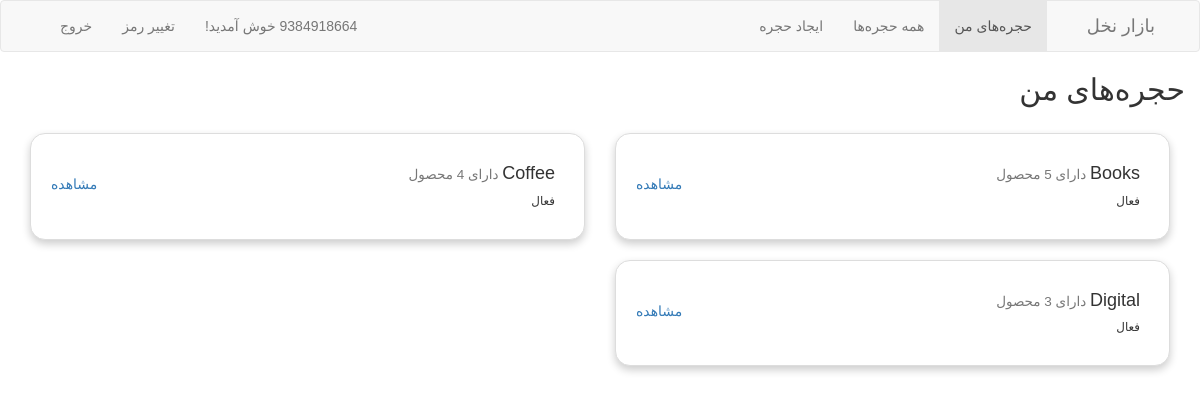
Page /accounts/dashboard/ (signed in) on the committed database.
### market/models.py (models this page shows, shortened)
class Market(models.Model):
    class Meta:
        verbose_name = _('حجره')
        verbose_name_plural = _('حجره‌ها')
    name = models.SlugField(max_length=100, verbose_name=_('نام'), unique=True)
    user = models.ForeignKey(User, on_delete=models.SET_NULL,
                             null=True, verbose_name=_('کاربر'), related_name='markets')
    status = models.CharField(max_length=8, choices=Status.choices,
                              default=Status.ACTIVE, verbose_name=_('وضعیت'))
    objects = models.Manager()
    markets = MarketManager()

### accounts/views.py (the view)
# urls.py: path('dashboard/', views.dashboard, name='accounts_dashboard'),
@login_required
def dashboard(request):
    return render(request, 'dashboard.html')

### accounts/templates/dashboard.html (shortened to what this page needs)
{% load static %}
<!DOCTYPE html>
<html lang="fa" dir="rtl">
<head>
    <link rel="stylesheet" href="{% static 'bootstrap.min.css' %}" type="text/css">
    <link rel="stylesheet" href="{% static 'style.css' %}" type="text/css">
</head>
<body>
    {% include 'header.html' %}
    <div class="container">
        <div class="row">
            <div class="col-xl-12">
                <h2>حجره‌های من</h2>
                <br>
                {% for market in request.user.markets.all %}
                <div class="col-md-6 pull-right">
                    <div class="thumbnail">
                        <div class="caption pull-right">
                            <h4>{{market.name}}<small> دارای {{market.products.all|length}} محصول</small></h4>
                            <small>{{market.get_status_display}}</small>
                        </div>
                        <div class="pull-left action">
                            <a href="{% url 'view_market' market.name %}">مشاهده</a>
                        </div>
                    </div>
                </div>
                {% endfor %}
            </div>
        </div>
    </div>
</body>

### accounts/static/style.css (style rules this page uses)
body { font-family: IRANSans, sans-serif, tahoma; direction: rtl; margin: 0; padding: 0; background: #fff; height: 100%; text-align: right; overflow-x: hidden!important; }
.h1, .h2, .h3, .h4, .h5, .h6, h1, h2, h3, h4, h5, h6 { margin-bottom: .5rem; font-weight: 500; line-height: 1.2; margin-top: 0; }
.thumbnail { box-shadow: 0 4px 8px 0 rgba(0, 0, 0, 0.2); transition: 0.3s; min-width: 40%; padding: 20px; border-radius: 15px; }
.thumbnail .action { padding-top: 20px }

### rows in the picture
Market: name "Books", status "فعال"
Market: name "Coffee", status "فعال"
Market: name "Digital", status "فعال"
